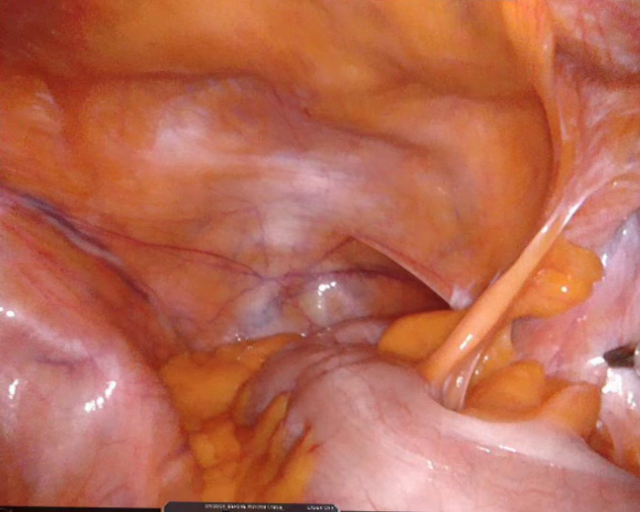
#> input picture gym_ras/asset/surgery_background.jpeg, 640 x 512 px, found by its file name
$ python rotate_rec.py   (older library calls are emulated)
#> lines starting #> are read from the running program, lines starting #| are printed output that depends on the picture; long printed decimals are rounded
import cv2
import numpy as np
image = cv2.imread("./gym_ras/asset/surgery_background.jpeg")
#> image is the input picture: shape (512, 640, 3); mean B, G, R 82.8, 105.7, 185.6

cx = 0.5
cy = 0.5
length = 0.9
width = 0.9
angle =0.25


print(image.shape)
#| (512, 640, 3)
print(np.int(cx*image.shape[0]))
#| 256
rot_rectangle = ((np.int(cy*image.shape[1]),np.int(cx*image.shape[0]), ),
                    (np.int(length*image.shape[1]), np.int(width*image.shape[0])), np.int(angle*180))
#> rot_rectangle = ((320, 256), (576, 460), 45)
box = cv2.boxPoints(rot_rectangle)
print(box)
#| [[ -46.281  214.988 ]
#|  [ 278.9878   -110.281]
#|  [ 686.2813    297.0122  ]
#|  [ 361.0122    622.2813  ]]
box = np.int0(box) #Convert into integer values
print(box)
#| [[ -46  214]
#|  [ 278 -110]
#|  [ 686  297]
#|  [ 361  622]]
rectangle = cv2.drawContours(image,[box],contourIdx=0,color=(0,0,255),thickness=cv2.FILLED)
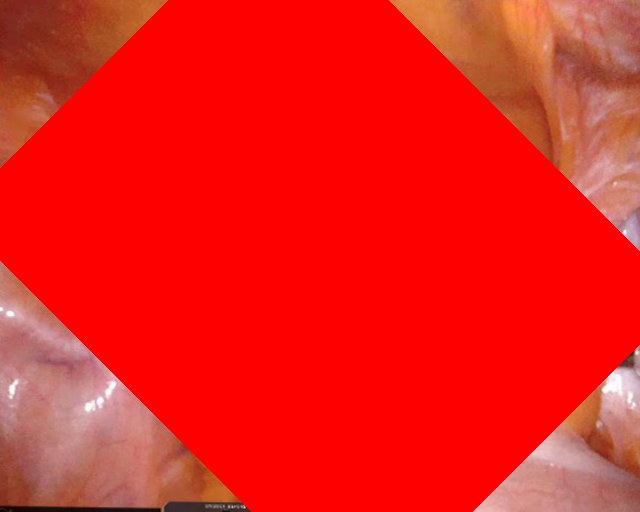
#> rectangle: shape (512, 640, 3); mean B, G, R 24.2, 29.5, 235.1

cv2.imshow("Rotated Rectangle",rectangle)

cv2.waitKey(0)
cv2.destroyAllWindows()
